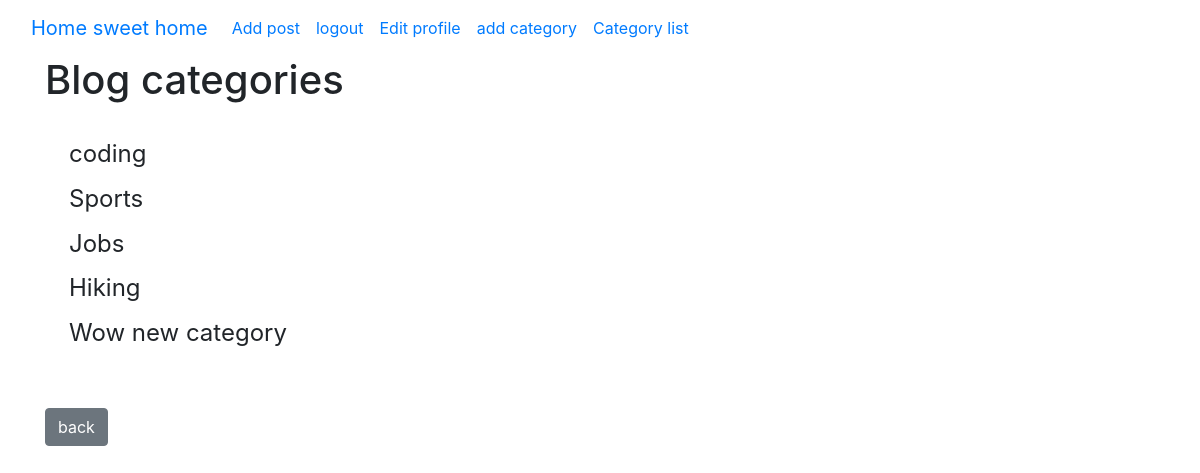
Before: /category-list/ (signed in) with the older database file.
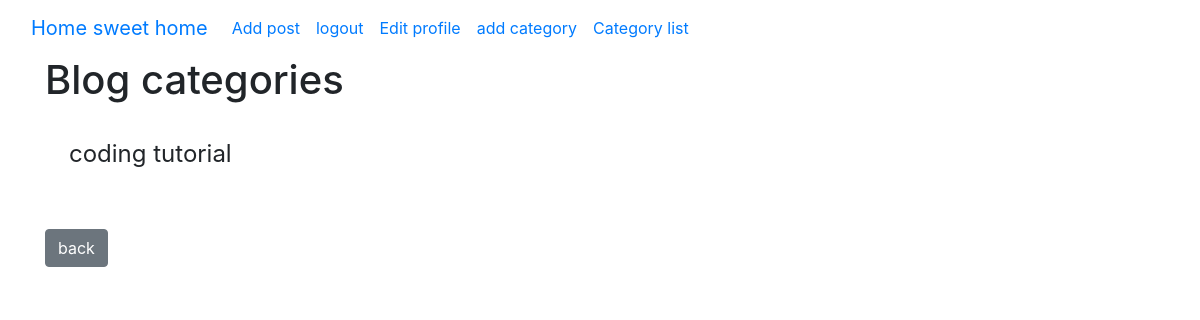
After: the same page with the newer database file.
### theblog/models.py (models this page shows, shortened)
class Category(models.Model):
    name = models.CharField(max_length=255)
    def __str__(self):
        return self.name

### theblog/views.py (the view)
# urls.py: path('category-list/', CategoryListView, name='category-list'),
def CategoryListView(request):
    cat_menu_list = Category.objects.all
    return render(request, 'category_list.html', {'cat_menu_list': cat_menu_list})

### theblog/templates/category_list.html (shortened to what this page needs)
{% extends 'base.html' %}
{% block content %}
    <h1>Blog categories</h1>
    <br>
    {% if cat_menu_list %}
    {% for item in cat_menu_list %}
    <h4><a class="dropdown-item" href="{% url 'category' item|slugify %}">{{ item }}</a></h4>
    {% endfor %}
    {% endif %}
<br>
<br>
<a href="{% url 'home' %}"  class="btn btn-secondary">back</a>
{% endblock %}

Changed rows visible on the page:
removed Category: name "coding"
removed Category: name "Sports"
removed Category: name "Jobs"
removed Category: name "Hiking"
removed Category: name "Wow new category"
added Category: name "coding tutorial"
